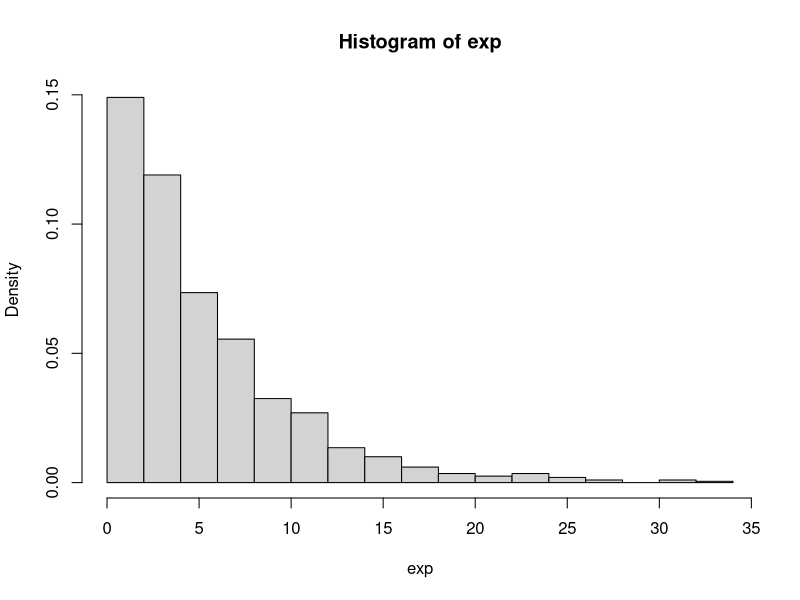

Write R code to recreate this figure. (Note: this script raises an error after producing the figure.)
## ---- chunk 1
set.seed(1)
lambda = .2
exp <- (rexp(1000, lambda))
## ---- chunk 2
## Draw the histogram of the random sample from the exponential distribution
hist(exp, breaks=20, freq=F)
abline(mean(exp), col="blue")
## Draw the actual distribution over the random sample
i = seq(0,40)
lines(i,dexp(i,lambda))

## ---- chunk 3
set.seed(1)
mns = NULL
for(i in 1:1000) mns = c(mns, mean(rexp(40, lambda)))
## ---- chunk 4
mean(exp)
## ---- chunk 5

hist(mns)
abline(v = mean(mns), col="blue")
## ---- chunk 6
plot(cars)
